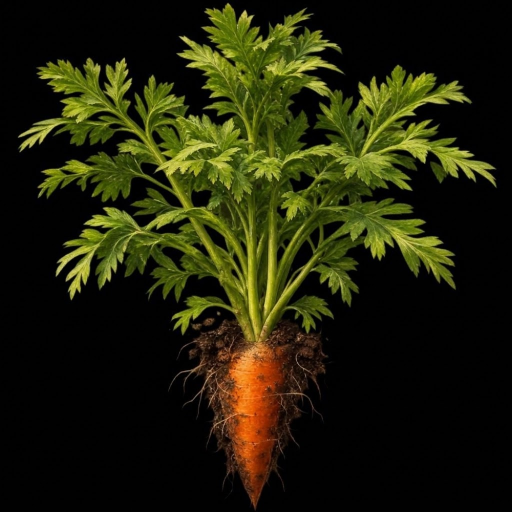
#> input picture minecraft/carrot-reference/carrot.jpg, 1024 x 1024 px, found by its file name (shown at 1/2 size)
$ python prepare_carrot.py
#> lines starting #> are read from the running program, lines starting #| are printed output that depends on the picture
#!/usr/bin/env python3
"""Prepare a mature carrot crop from the supplied black-background photo.

Run from the repository root. Requires Pillow and numpy. The foliage and a
little carrot shoulder remain above the soil; the underground root is cropped.
Earlier crop stages and the carrot item are not modified.
"""
from pathlib import Path
import numpy as np
from PIL import Image, ImageOps

SOURCE = Path('minecraft/carrot-reference/carrot.jpg')
OUTPUT = Path('minecraft/realistic-dirt/textures/blocks/carrots_stage_3.png')
SIZE = 512
GROUND_Y = 720  # in the original 1024x1024 photograph


def prepare():
    with Image.open(SOURCE) as source:
#> source is the input picture: PIL image 1024x1024 RGB; mean R, G, B 33.6, 34.1, 9.4
        image = ImageOps.exif_transpose(source).convert('RGB')
        if image.size != (1024, 1024):
            raise ValueError('Expected the supplied 1024x1024 carrot photograph')
        rgb = np.asarray(image.crop((0, 0, 1024, GROUND_Y)), dtype=np.float32)
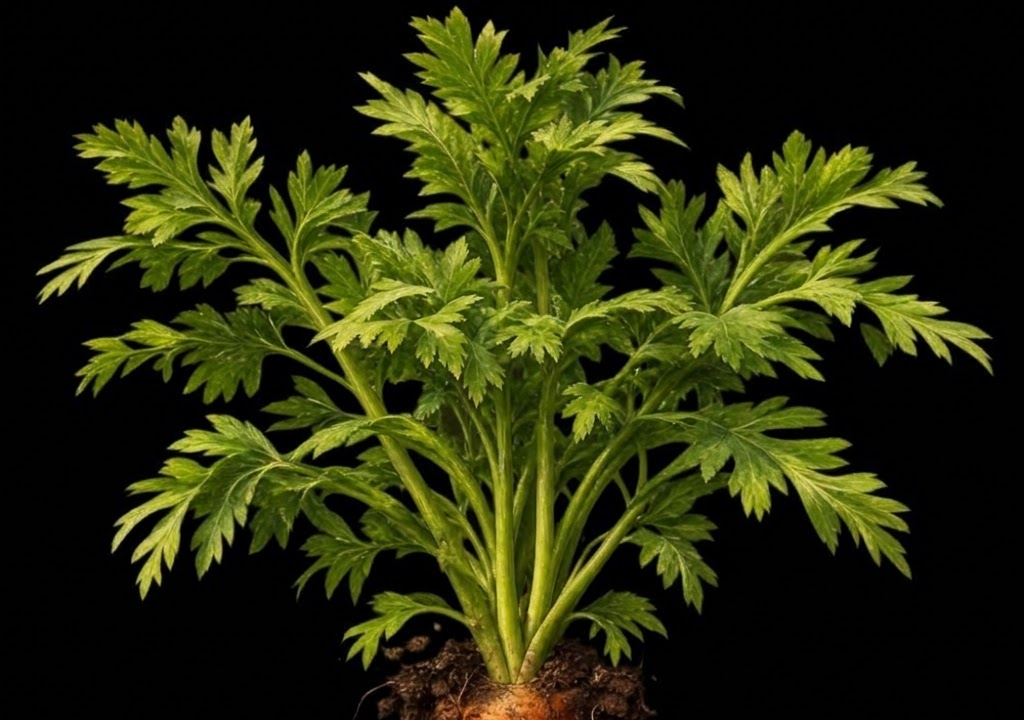
#> rgb: shape (720, 1024, 3) float32; mean R, G, B 40.7, 44.8, 11.9
    # Fade the near-black backdrop and JPEG noise, preserving antialiased tips.
    alpha = np.clip((rgb.max(axis=2) - 5.0) / 24.0, 0.0, 1.0)
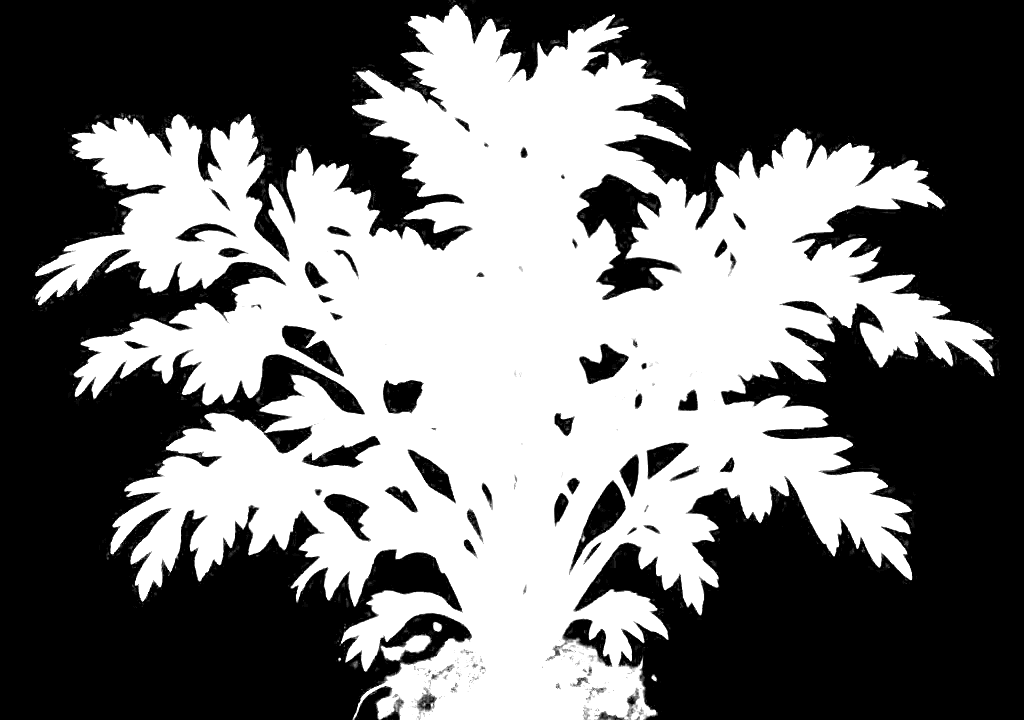
#> alpha: shape (720, 1024) float32; min 0, max 1, mean 0.441
    # Remove the black backdrop's contribution from translucent edges.
    color = np.clip(rgb / np.maximum(alpha[..., None], 1.0 / 255.0), 0, 255)
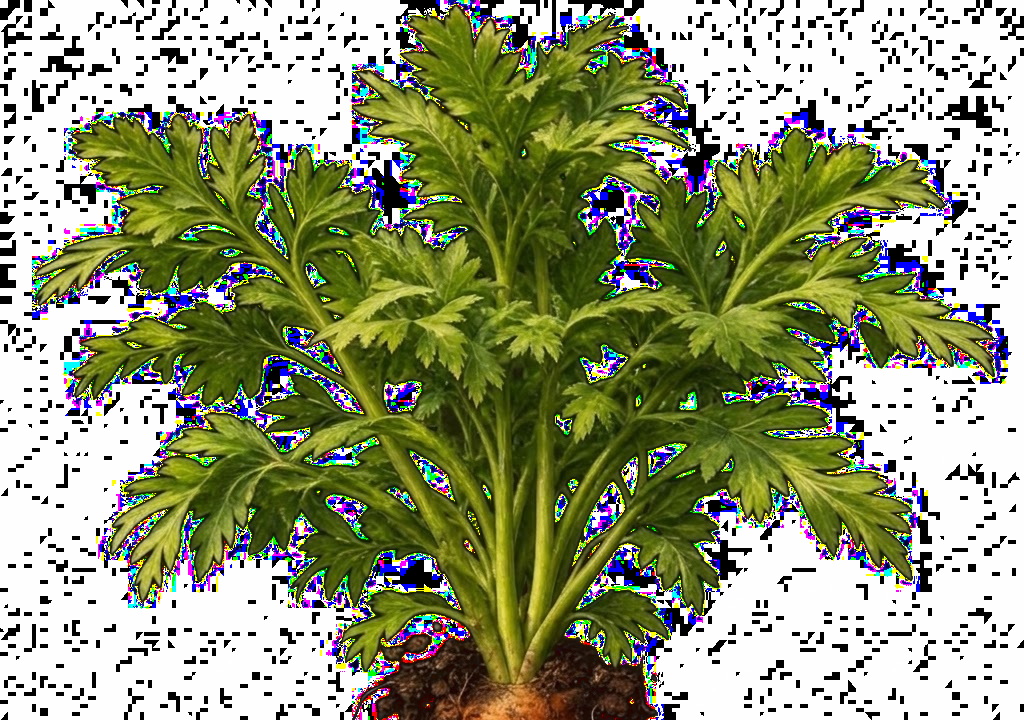
#> color: shape (720, 1024, 3) float32; mean R, G, B 146.6, 151.7, 119.1
    rgba = np.dstack((np.rint(color).astype(np.uint8), np.rint(alpha * 255).astype(np.uint8)))
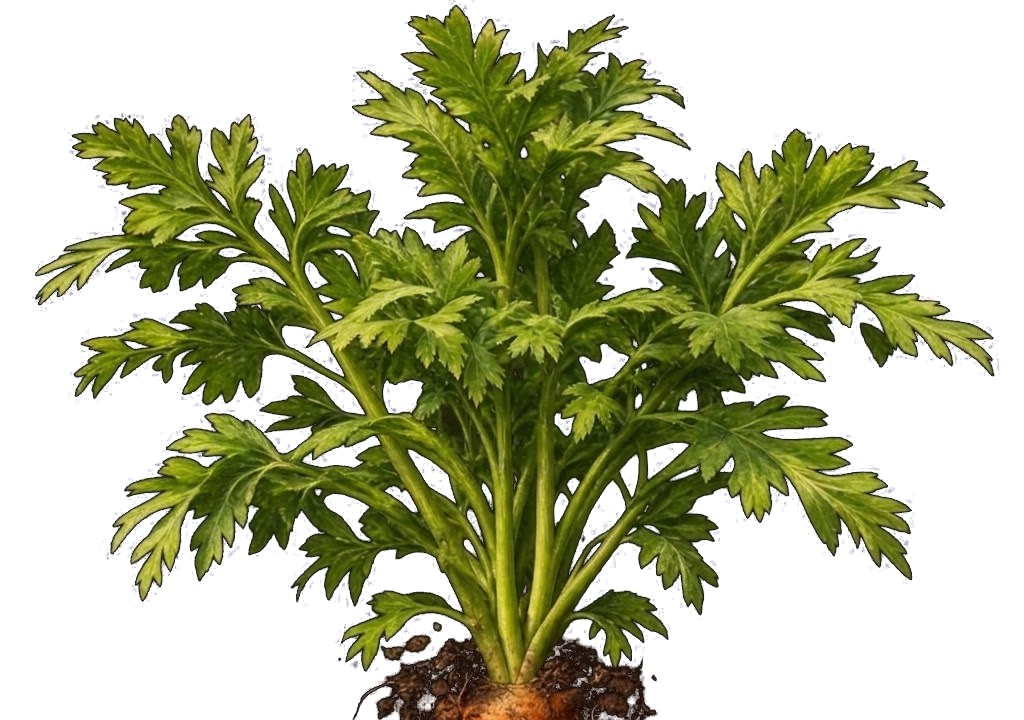
#> rgba: shape (720, 1024, 4); mean R, G, B, A 146.4, 151.5, 118.9, 112.4; transparent parts drawn white
    rgba[rgba[..., 3] == 0, :3] = 0
    plant = Image.fromarray(rgba)
    # Keep the photo's proportions and anchor the carrot at the soil surface.
    canvas = Image.new('RGBA', (1024, 1024), (0, 0, 0, 0))
#> canvas: PIL image 1024x1024 RGBA; every value is 0
    canvas.paste(plant, (0, 1024 - GROUND_Y))
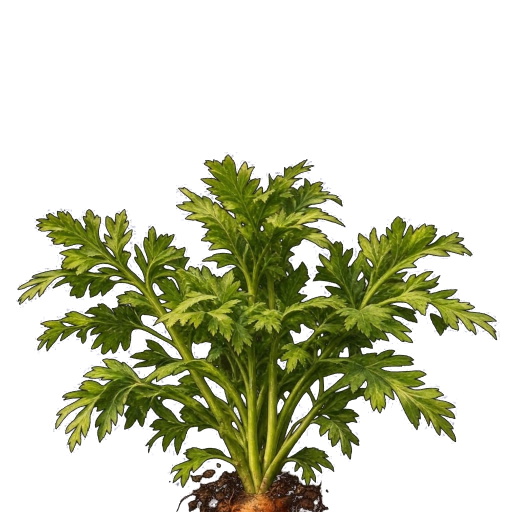
#> canvas: PIL image 1024x1024 RGBA (shown at 1/2 size); mean R, G, B, A 29.4, 32.4, 9.1, 79; transparent parts drawn white
    return canvas.resize((SIZE, SIZE), Image.Resampling.LANCZOS)
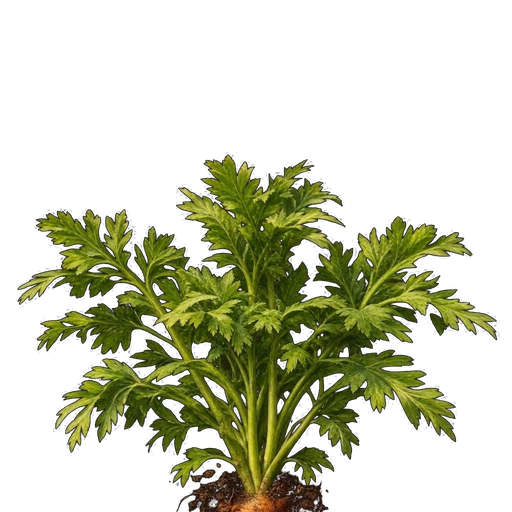
#> returned value: PIL image 512x512 RGBA; mean R, G, B, A 30, 32.9, 10.4, 78.9; transparent parts drawn white


def main():
    OUTPUT.parent.mkdir(parents=True, exist_ok=True)
    prepare().save(OUTPUT, optimize=True)
    print(f'Prepared mature carrot crop texture: {OUTPUT}')


if __name__ == '__main__':
    main()
